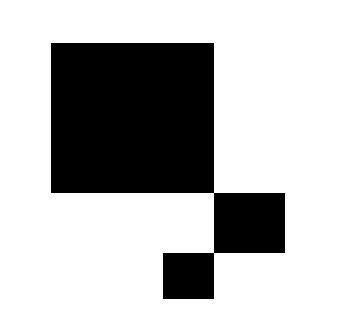
#> input picture Project3/code/pic/squares.jpg, 355 x 311 px
$ python connected_components.py
#> lines starting #> are read from the running program, lines starting #| are printed output that depends on the picture; after the words box and inside, x2 and y2 are one past the last pixel; in counts of white or black regions, pixels touching at a corner belong together
import cv2
import numpy as np

square_ori = cv2.imread("pic//squares.jpg")
#> square_ori is the input picture: shape (311, 355, 3); min 0, max 255, mean 183.3
square_gray = cv2.cvtColor(square_ori, cv2.COLOR_BGR2GRAY)
# square_dilate = cv2.dilate(square_gray, np.ones((2, 2)), iterations = 1)
ret, square_bin = cv2.threshold(square_gray, 127, 255, cv2.THRESH_BINARY_INV)
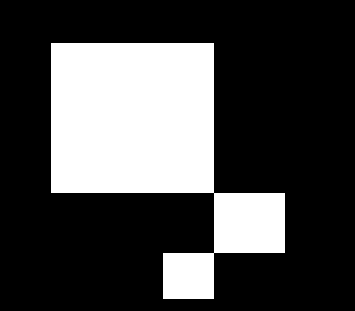
#> square_bin: shape (311, 355); 28.1% white; 1 white region, box (x1, y1, x2, y2) and area: (51, 43, 285, 299) 31056

cv2.imshow("square", square_bin)

num_labels4, labels4, stats4, centroids4 = cv2.connectedComponentsWithStats(square_bin, connectivity = 4, ltype = None)
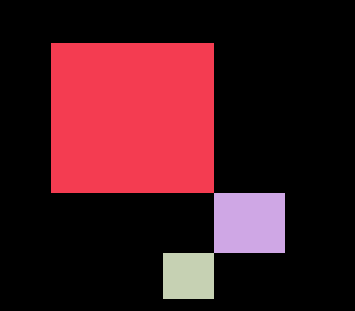
#> labels4: shape (311, 355) int32; 4 distinct labels, from 0 to 3; one colour per label, 0 black
#> num_labels4 = 4; stats4 = [[0, 0, 355, 311, 79349], [51, 43, 163, 150, 24450], [214, 193, 71, 60, 4260], [163, 253, 51, 46, 2346]]; centroids4 = [[186.7, 159.4], [132, 117.5], [249, 222.5], [188, 275.5]]
num_labels8, labels8, stats8, centroids8 = cv2.connectedComponentsWithStats(square_bin, connectivity = 8, ltype = None)
#> num_labels8 = 2; stats8 = [[0, 0, 355, 311, 79349], [51, 43, 234, 256, 31056]]; centroids8 = [[186.7, 159.4], [152.3, 143.8]]

print("4_connectivity : " + str(num_labels4-1))
#| 4_connectivity : 3
print("8_connectivity : " + str(num_labels8-1))
#| 8_connectivity : 1


cv2.waitKey(0)
cv2.destroyAllWindows()

$ run again, with Project3/code/pic/cst.jpg copied over Project3/code/pic/squares.jpg
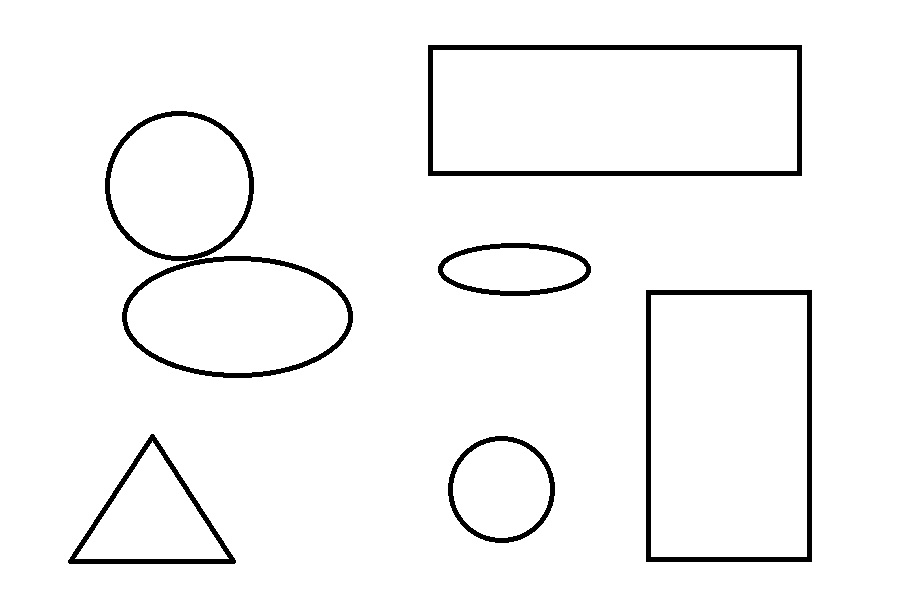
#> input picture Project3/code/pic/cst.jpg, 900 x 600 px
#> square_ori is the input picture: shape (600, 900, 3); min 0, max 255, mean 245.7
#> `ret, square_bin = cv2.threshold(square_gray, 127, 255, cv2.THRESH_BINA..`:
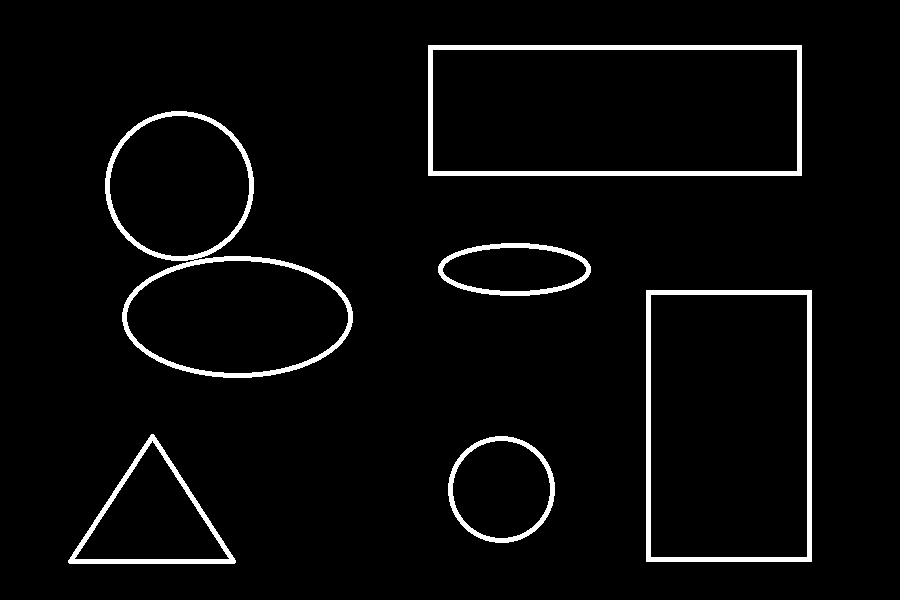
#> square_bin: shape (600, 900); 3.7% white; 6 white regions, box (x1, y1, x2, y2) and area: (105, 111, 353, 378) 5022, (428, 45, 802, 176) 4950, (646, 290, 812, 562) 4280, (68, 434, 236, 564) 2287, (438, 243, 591, 296) 1639, (448, 436, 555, 543) 1594
#> `num_labels4, labels4, stats4, centroids4 = cv2.connectedComponentsWith..`:
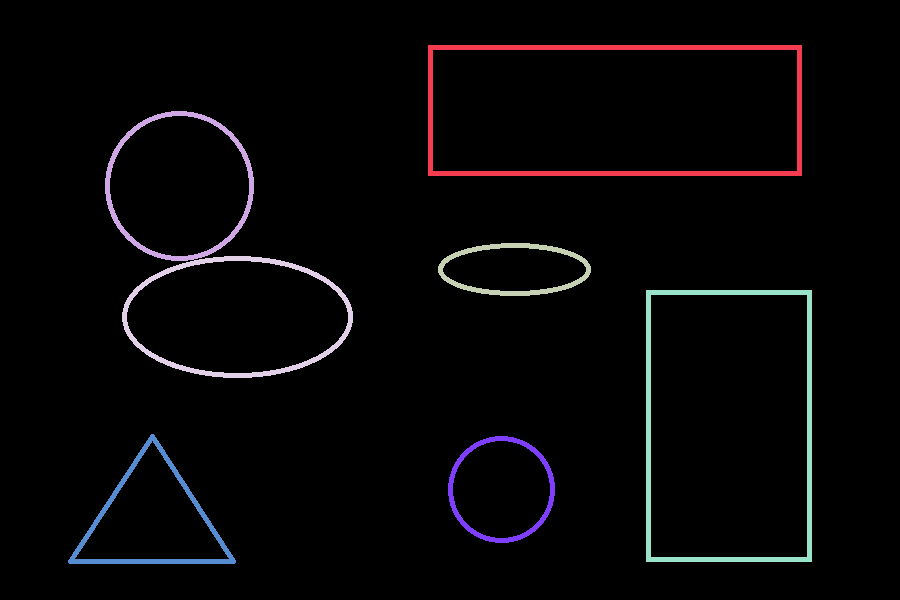
#> labels4: shape (600, 900) int32; 8 distinct labels, from 0 to 7; one colour per label, 0 black
#> num_labels4 = 8; stats4 = [[0, 0, 900, 600, 520228], [428, 45, 374, 131, 4950], [105, 111, 149, 150, 2267], [438, 243, 153, 53, 1639], [122, 256, 231, 122, 2755], [646, 290, 166, 272, 4280], [68, 434, 168, 130, 2287], [448, 436, 107, 107, 1594]]; centroids4 = [[448.9, 299.2], [614.5, 110], [178.8, 185.5], [514, 269], [237.2, 316.6], [728.5, 425.5], [151.7, 520.6], [501.1, 489.1]]
#> labels8: shape (600, 900) int32; 7 distinct labels, from 0 to 6
#> num_labels8 = 7; stats8 = [[0, 0, 900, 600, 520228], [428, 45, 374, 131, 4950], [105, 111, 248, 267, 5022], [438, 243, 153, 53, 1639], [646, 290, 166, 272, 4280], [68, 434, 168, 130, 2287], [448, 436, 107, 107, 1594]]; centroids8 = [[448.9, 299.2], [614.5, 110], [210.8, 257.4], [514, 269], [728.5, 425.5], [151.7, 520.6], [501.1, 489.1]]
#| 4_connectivity : 7
#| 8_connectivity : 6
